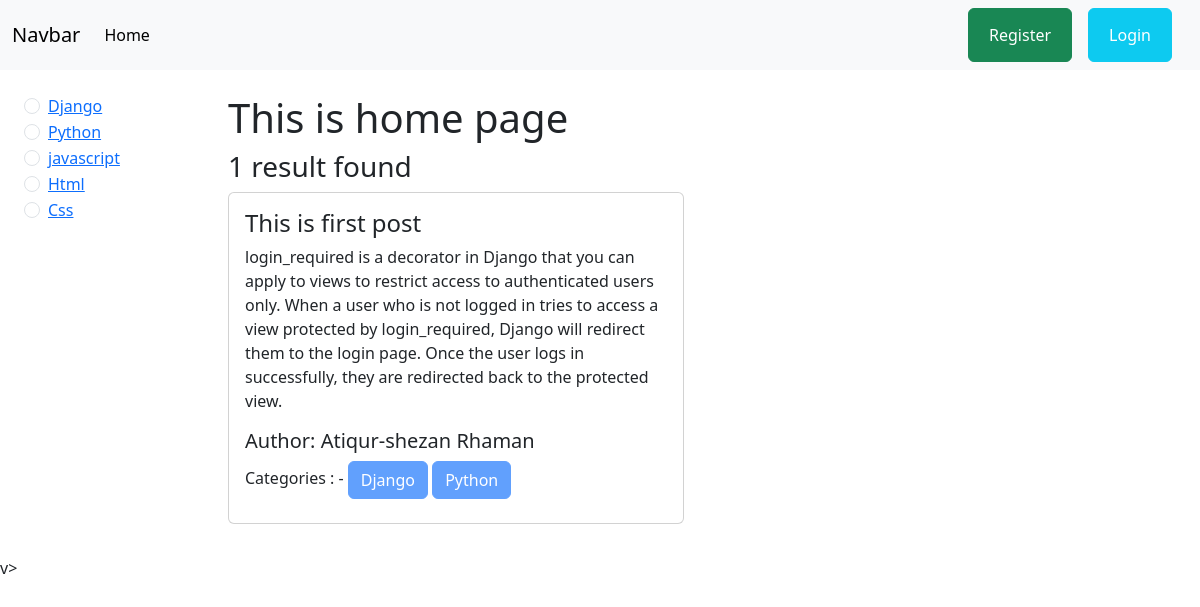
/, run on an earlier commit of the app's database.
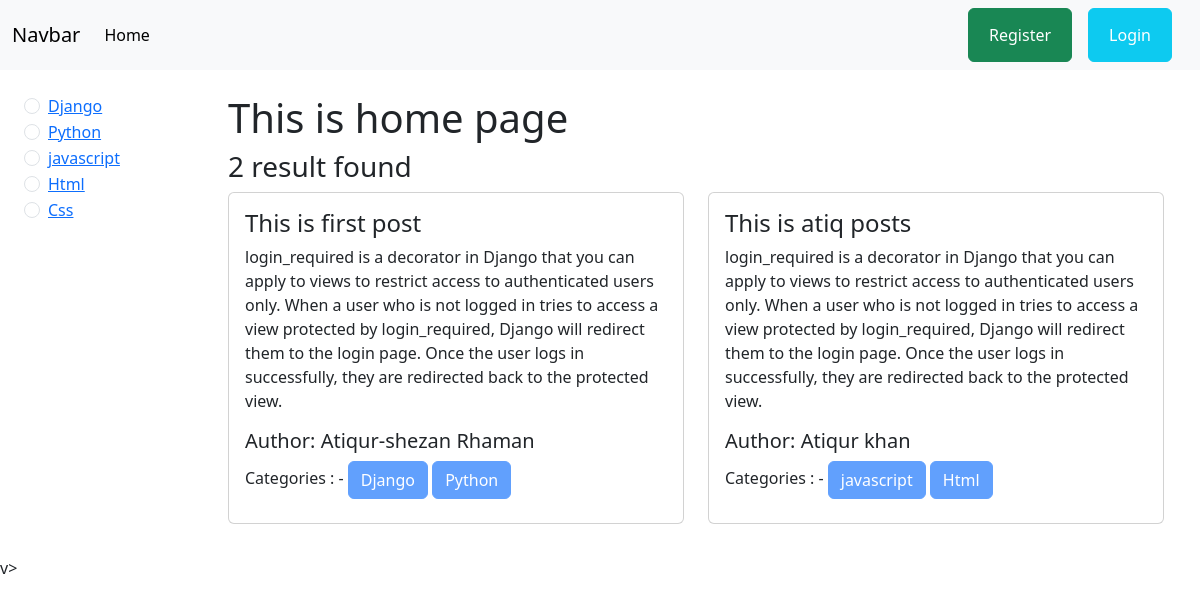
And on a later commit of the database.
### categories/models.py (models this page shows, shortened)
class Category(models.Model):
    name = models.CharField(max_length=100)
    slug = models.SlugField(max_length=100, unique=True, null=True, blank=True)

### posts/models.py (models this page shows, shortened)
class Post(models.Model):
    title = models.CharField(max_length=50)
    content = models.TextField()
    category = models.ManyToManyField(Category)
    author = models.ForeignKey(User, on_delete=models.CASCADE)

### blog_project/views.py (the view)
# urls.py: 2. Add a URL to urlpatterns:  path('', views.home, name='home')
def home(request, category_slug = None):
    data = Post.objects.all()
    if category_slug is not None:
        category = Category.objects.get(slug = category_slug)
        data = Post.objects.filter(category = category)
    categories = Category.objects.all()
    return render(request, 'home.html', {'data': data, 'category': categories})

### templates/home.html (shortened to what this page needs)
{% extends "base.html" %}
{% block content %}
<div class="d-flex flex-wrap p-4">
    <div class="col-2">
        {% for i in category %}
          <div class="form-check">
            <input class="form-check-input" type="radio" name="flexRadioDefault" id="{{i.id}}">
            <label class="form-check-label" for="{{i.id}}">
                <a href="{% url 'category_wase_post' i.slug %}">  {{i.name}}</a>
            </label>
          </div>
        {% endfor %}
    </div>
    <div class="col-10">
        <div class="container">
            <h1>This is home page</h1>
            <h3>{{data | length}} result found</h3>
            <div class="row">
                {% for i in data %}
                    <div class="col-sm-6 mb-3 mb-sm-2">
                        <div class="card">
                            <div class="card-body">
                                <h4 class="card-title">{{i.title}}</h4>
                                <p class="card-text">{{i.content}}</p>
                                <h5 class="card-title">Author: {{i.author.first_name}} {{i.author.last_name}}</h5>
                                <div class="mb-2">
                                    Categories : -
                                    {% for j in i.category.all %}
                                    <button class="btn btn-primary" disabled>{{j.name}}</button>
                                    {% endfor %}
                                </div>
                            </div>
                        </div>
                    </div>
                {% endfor %}
              </div>
            </div>
    </div>
</div>
v>
{% endblock content %}

What changed in the data, as far as the page shows it:
added Post: title "This is atiq posts", content "login_required is a decorator in Django that you can apply to views to restrict access to authenticated users only. When a user who is not logged in tries to access a view protected by login_required, Django will redirect them to the login page. Once the user logs in successfully, they are redirected back to the protected view.", author.first_name "Atiqur", author.last_name "khan", Category (name "javascript"), Category (name "Html")
Also different on the page:
{{ data | length }}: "1" → "2"
